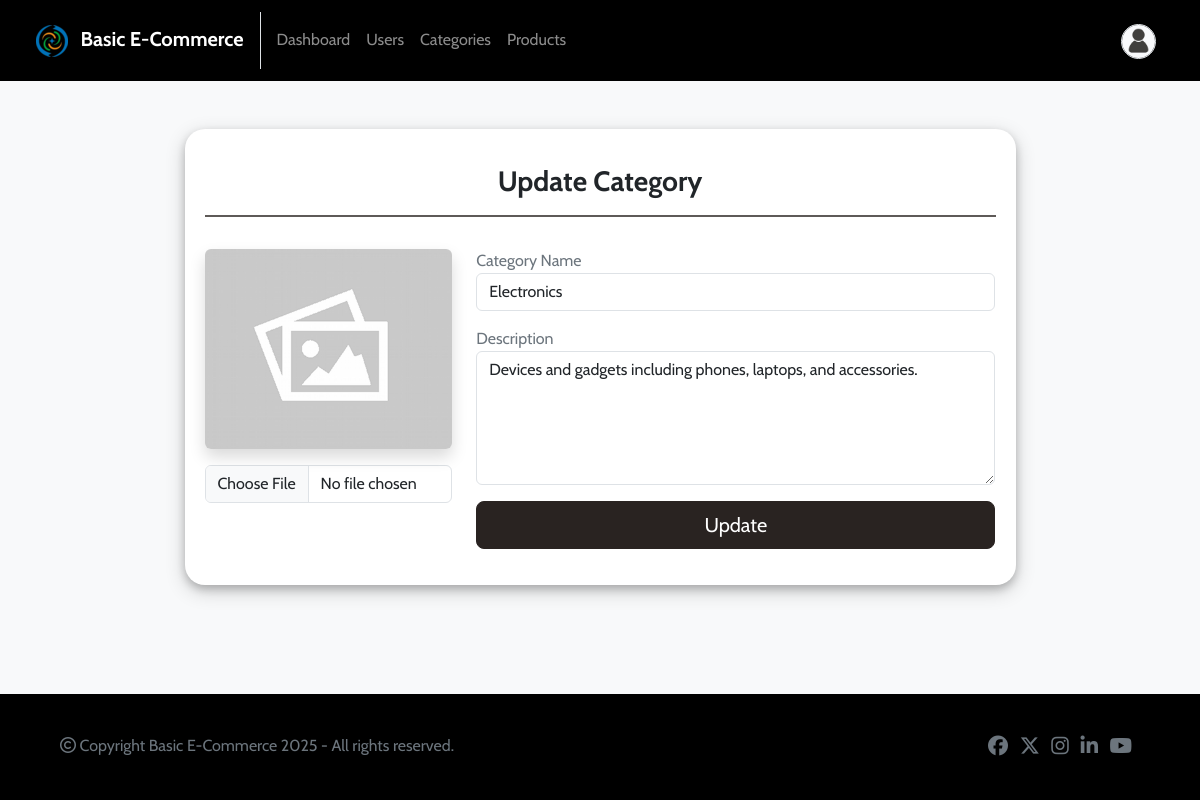
Page /admin/category-update.php?id=1 (signed in) on the committed database.
### tables this page shows
CREATE TABLE `categories` (
  `id` INT AUTO_INCREMENT PRIMARY KEY,
  `name` varchar(255) NOT NULL,
  `description` text NOT NULL,
  `image` varchar(255) DEFAULT NULL,
  `created_at` datetime NOT NULL DEFAULT current_timestamp()
);

### admin/category-update.php (the view, shortened to what this page needs)
<?php
include("../includes/db-connection.php");
if (isset($_GET['id']) && filter_var($_GET['id'], FILTER_VALIDATE_INT))
{
    $categoryId = (int) $_GET['id'];
    $sql = "SELECT * FROM categories WHERE id = ?";
    $stmt = $conn->prepare($sql);
    $stmt->bind_param("i", $categoryId);
    $stmt->execute();
    $result = $stmt->get_result();
    $category = $result->fetch_assoc();
}
else
{
    $_SESSION["error"] = "Invalid Category ID!";
    header("location: categories.php"); exit();
}
?>
<!DOCTYPE html>
<html lang="en">
<head>
    <?php include("../includes/head-contents.php"); ?>
</head>
<body>
    <?php include("navbar.php"); ?>
    <div class="container my-5">
        <div class="row justify-content-center">
            <div class="col-md-9">
                <div class="box">
                    <form action="category-update.php" method="POST" enctype="multipart/form-data">
                        <h3 class="fw-bold text-center">Update Category</h3>
                        <hr>
                        <div class="row">
                            <div class="col-md-4">
                                <img src="<?php echo !empty($category['image']) ? '../uploads/' . $category['image'] : '../images/placeholder.png'; ?>" class="img img-fluid shadow rounded mt-3 entityImage" id="img">
                                <input type="file" name="img" accept="image/x-png,image/jpeg" id="imageUpload" class="form-control my-3" onchange="previewImage(event)">
                            </div>
                            <div class="col-md-8">
                                <div class="my-3">
                                    <label>Category Name</label>
                                    <input type="text" class="form-control" name="name" value="<?php echo $category['name'] ?>" required>
                                </div>
                                <div class="my-3">
                                    <label>Description</label>
                                    <textarea name="description" class="form-control" rows="5" required><?php echo $category['description'] ?></textarea>
                                </div>
                                <div class="my-3">
                                    <input type="submit" class="btn btn-lg btn-danger w-100" name="update" value="Update">
                                </div>
                            </div>
                        </div>
                    </form>
                </div>
            </div>
        </div>
    </div>
    <?php include("../includes/footer.php"); ?>
</body>
</html>

### css/styles.css (style rules this page uses)
:root { --mainColor: #292321; --bodyBackgroundColor: #f8f9fa; --buttonHoverColor: #0a0a0a; --formControlFocusBorderColor: rgba(33, 37, 41, 0.3); --formControlFocusShadowColor: rgba(33, 37, 41, 0.6); --navbarBackgroundColor: #000000; --footerBackgroundColor: #000000; }
* { font-family: 'Cabin', Helvetica, sans-serif; }
body { min-height: 100vh; position: relative; margin: 0; padding-bottom: 100px; box-sizing: border-box; background-color: var(--bodyBackgroundColor); }
.box { box-shadow: 0 4px 8px 0 rgba(0, 0, 0, 0.2), 0 6px 20px 0 rgba(0, 0, 0, 0.19); padding: 20px; border-radius: 20px; background-color: #ffffff; }
hr { border: 1.5px solid var(--mainColor); opacity: 75%; }
.btn-danger, .btn-danger:focus { background-color: var(--mainColor) !important; border-color: var(--mainColor) !important; }
form label { color: #6c757d; }

### rows in the picture
categories: name "Electronics", description "Devices and gadgets including phones, laptops, and accessories."

### other values in the picture
WEBSITE_NAME "Basic E-Commerce"
